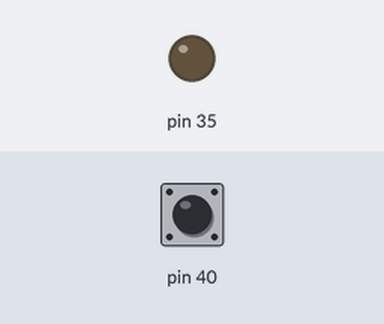
The program below on a simulated Raspberry Pi (header pin numbers). On the bench: output pins drawn as LEDs (lit = HIGH). Inputs (shaded band) come from the test bench; at power-on: pin 40 LOW.

Above: at 1.2 s.
1.3 s: pin 40 pulled HIGH for 3.2 s
At 2.5 s:
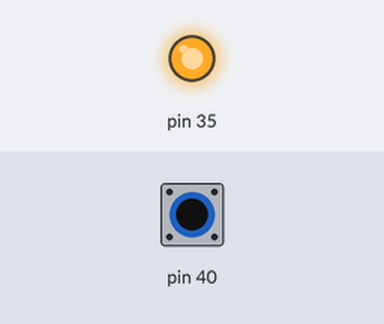
Timing chart, 0 to 12.0 s (numbered marks = the images above; inputs shaded):
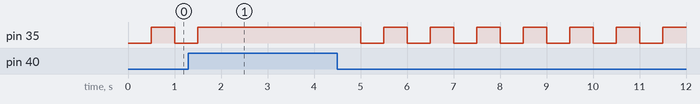

The program:

button_led.py
```python
import RPi.GPIO as IO
import time
import sys

IO.setmode(IO.BOARD)
IO.setup(40, IO.IN, pull_up_down=IO.PUD_DOWN)
IO.setup(35, IO.OUT)
# setting default led status
led = False
while True:
    try:
        if not IO.input(40):
            # set the led status to false if true and viceversa
            led = not led
            # sleeping so it does not take multiple inputs
            time.sleep(0.5)
        # output the led status
        IO.output(35, 1 if led else 0)
    except KeyboardInterrupt:
        # cleans up the buffer
        IO.cleanup()
        sys.exit()
```

Measured:
- by itself, pin 35: repeats every 1.0 s: LOW 0.50 s, HIGH 0.50 s
